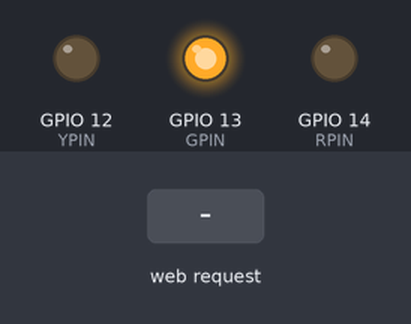
A sketch run on a simulated ESP8266 (NodeMCU). On the bench: output pins drawn as LEDs (lit = HIGH). The test bench sets the inputs (shaded band). WiFi joins after 1.5 s; servers stay silent unless stated; what the sketch prints to the serial monitor is not drawn.

Above: at 2.7 s.
2.8 s: HTTP request GET /red received
At 3.4 s:
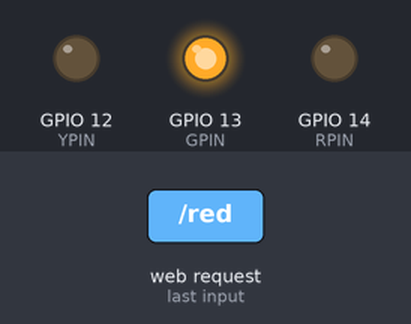
6.6 s: HTTP request GET /yellow received
At 7.2 s:
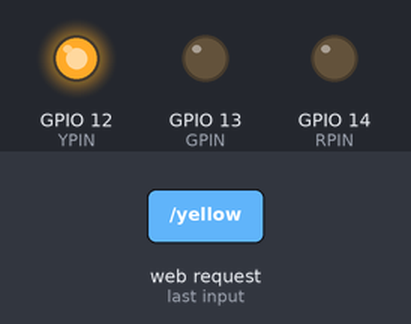
10.4 s: HTTP request GET /green received
At 11.3 s:
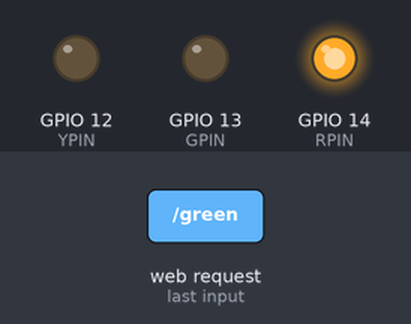
14.2 s: HTTP request GET /auto received
At 15.4 s:
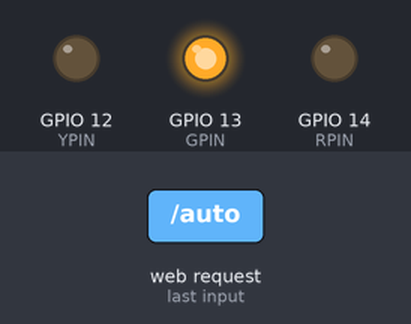
Timing chart, 0 to 21.7 s (numbered marks = the images above; inputs shaded):
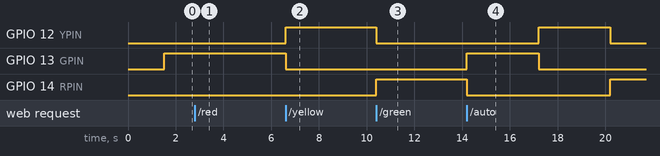

The sketch:

semaforoESP8266.ino
```cpp
/*
          //-------\\
          //   _   \\
          //  ( )  \\       TrafficLight with ESP8632
          //   _   \\   By Jose Luis Villarejo (@movilujo)
          //  ( )  \\
          //   _   \\
          //  ( )  \\
          //_______\\
             |   |
             |   |

    Extended version of the creation of a traffic light with an ESP8266

    The traffic lights has two modes of operation:
        * automatic (default)
        * manual through web server

    The allowed commands:
        [ip]/ --> Home
        [ip]/red --> switch to manual mode and set red color
        [ip]/yellow --> switch to manual mode and set yellow color
        [ip]/green --> switch to manual mode and set green color
        [ip]/auto --> switch to automatic mode

*/

#include <ESP8266WiFi.h>
#include <WiFiClient.h>
#include <ESP8266WebServer.h>
#include <ESP8266mDNS.h>
#include <Time.h>

#define RED 0
#define YELLOW 1
#define GREEN 2

// Wi-Fi connection data
const char* ssid = "your SSID-WiFi";
const char* password = "your password WiFi";


// pins to colors
const byte RPIN = 14;
const byte YPIN = 12;
const byte GPIN = 13;

// VAR
boolean isAuto = true; //default automatic mode
int colorAuto = 2;

int semaforo[] = {GPIN, YPIN, RPIN};

ESP8266WebServer server(80);

// Home
void handleRoot() {
  //Serial.println("I am alive!, #NoMasSemaforos");

  String msg = "{\"Result\":\"#NoMasSemaforos\"}";
  server.send(200, "application/json", msg);
}

// Not found
void handleNotFound(){
  String msg = "Ruta no encontrada\n\n";

  server.send(200, "text/plain", msg);
}

// function to change color
void setColor(int color){
  Serial.println("Color change");

  for (int i = 0; i < 3; i++){
    if (color == i){
      digitalWrite(semaforo[i],HIGH);
    } else {
      digitalWrite(semaforo[i],LOW);
    }
  }
}

// set the trafficLight in automatic mode
void setAuto(){
  for (int i = 0; i < 3; i++){
    digitalWrite(semaforo[i],(i == colorAuto));
  }
  delay(3000);

}

void setup() {
  Serial.begin(115200);
  delay(10);

  Serial.println("Starting...");

  Serial.println("Connecting to wifi...");
  WiFi.begin(ssid, password);

  while (WiFi.status() != WL_CONNECTED) {
    delay(500);
    Serial.print(".");
  }

  Serial.println("");
  Serial.print("Connected to ");
  Serial.println(ssid);
  Serial.print("IP: ");
  Serial.println(WiFi.localIP());

  if (MDNS.begin("esp8266")) {
    Serial.println("MDNS responder started");
  }

  for (int i = 0; i < 3; i++){
    pinMode(semaforo[i], OUTPUT);
  }

  server.on("/", handleRoot);
  server.on("/red", [](){
    isAuto = false;
    setColor(RED);
    server.send(200, "text/plain", "Red on");
  });
  server.on("/yellow", [](){
    isAuto = false;
    setColor(YELLOW);
    server.send(200, "text/plain", "Yellow on");
  });
  server.on("/green", [](){
    isAuto = false;
    setColor(GREEN);
    server.send(200, "text/plain", "Green on");
  });

  server.on("/auto", [](){
    isAuto = true;
    setAuto();
    server.send(200, "text/plain", "Mode Automatic");
  });

  server.on("/help", [](){
    server.send(200, "text/plain", "/red, /yellow, /green, /auto");
  });

  server.onNotFound(handleNotFound);
  server.begin();
}

void loop() {
  server.handleClient();
  if (isAuto){
    colorAuto = (colorAuto + 1) % 3;
    setAuto();
  }

}
```

Measured:
- after the input at 2.8 s, GPIO 12 (YPIN): stays LOW (without the input it goes to HIGH after 1.7 s); GPIO 13 (GPIN): stays HIGH (without the input it goes to LOW after 1.7 s)
- after the input at 6.6 s, GPIO 12 (YPIN): LOW → HIGH at once; GPIO 13 (GPIN): HIGH → LOW at once
- after the input at 10.4 s, GPIO 12 (YPIN): HIGH → LOW at once; GPIO 14 (RPIN): LOW → HIGH at once
- after the input at 14.2 s, GPIO 12 (YPIN): LOW → HIGH after 3.0 s, → LOW 3.0 s later; GPIO 13 (GPIN): LOW → HIGH at once, → LOW 3.0 s later; GPIO 14 (RPIN): HIGH → LOW at once, → HIGH 6.0 s later
